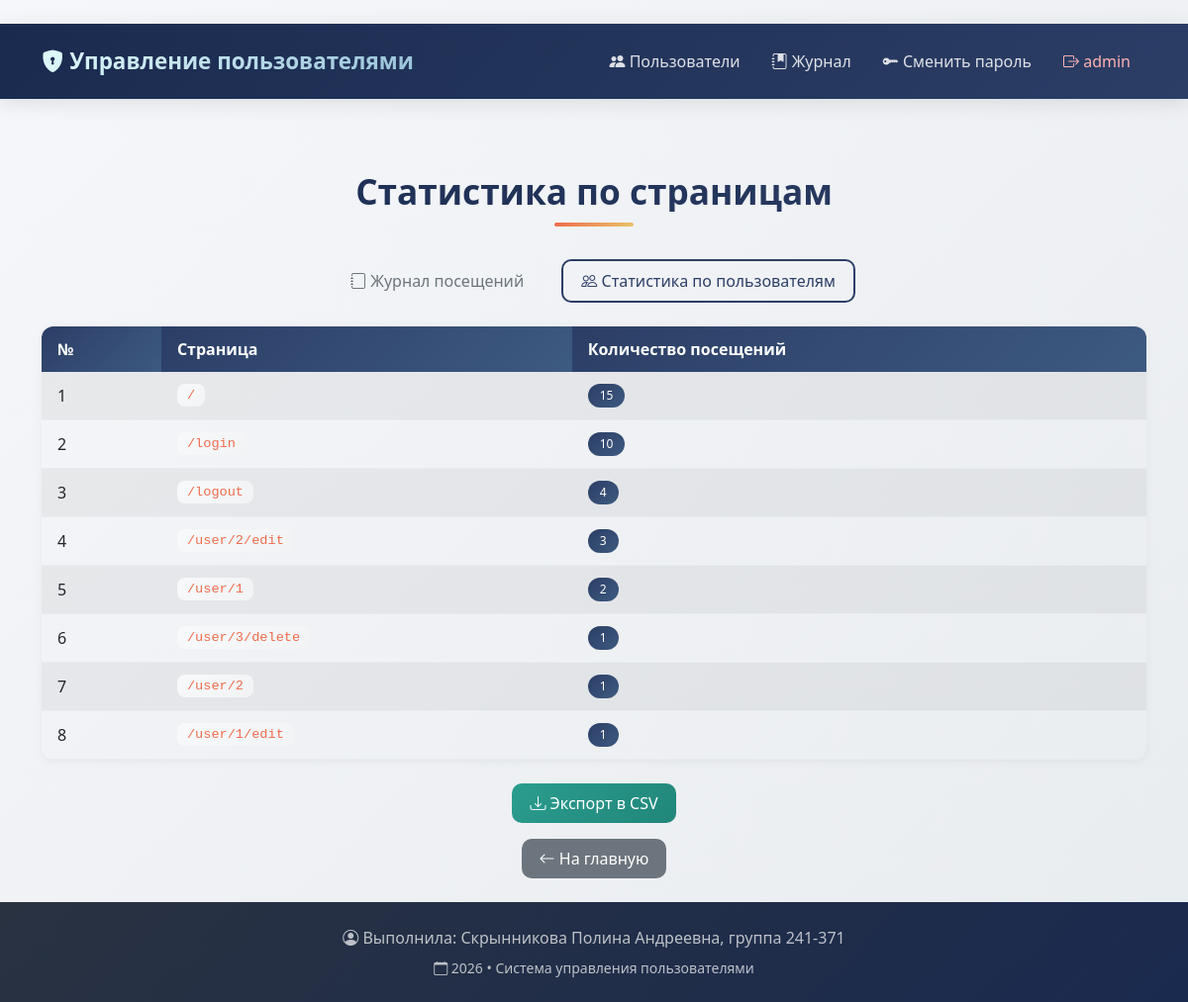
/reports/pages-stats (signed in), run on the app's committed database.
### models.py (models this page shows, shortened)
class User(UserMixin, db.Model):
    __tablename__ = 'users'
    id = db.Column(db.Integer, primary_key=True)
    username = db.Column(db.String(80), unique=True, nullable=False)
    password_hash = db.Column(db.String(200), nullable=False)
    last_name = db.Column(db.String(50))
    first_name = db.Column(db.String(50), nullable=False)
    patronymic = db.Column(db.String(50))
    role_id = db.Column(db.Integer, db.ForeignKey('roles.id'))
    created_at = db.Column(db.DateTime, default=datetime.utcnow)
    role = db.relationship('Role', back_populates='users')

class VisitLog(db.Model):
    __tablename__ = 'visit_logs'
    id = db.Column(db.Integer, primary_key=True)
    path = db.Column(db.String(200), nullable=False)  # Путь до страницы
    user_id = db.Column(db.Integer, db.ForeignKey('users.id'), nullable=True)  # Может быть NULL для гостей
    created_at = db.Column(db.DateTime, default=datetime.utcnow)  # Дата посещения
    user = db.relationship('User', foreign_keys=[user_id])

### reports.py (the view)
@reports_bp.route('/pages-stats')
@login_required
def pages_stats():
    if has_right('reports.view'):  # администратор - все
        stats = db.session.query(
            VisitLog.path,
            func.count(VisitLog.id).label('count')
        ).group_by(VisitLog.path).order_by(desc('count')).all()
    elif has_right('reports.view.self'):  # пользователь - только свои
        stats = db.session.query(
            VisitLog.path,
            func.count(VisitLog.id).label('count')
        ).filter_by(user_id=current_user.id).group_by(VisitLog.path).order_by(desc('count')).all()
    else:
        flash('У вас недостаточно прав для просмотра статистики.', 'danger')
        return redirect(url_for('index'))
    stats_data = []
    for idx, stat in enumerate(stats, start=1):
        stats_data.append({
            'number': idx,
            'path': stat.path if stat.path else '/',
            'count': stat.count
        })
    return render_template('reports/pages_stats.html', title='Статистика по страницам',
                         stats=stats_data)

### app.py (called while the page is built)
@login_manager.user_loader
def load_user(user_id):
    return User.query.get(int(user_id))

@app.before_request
def log_user_visit():
    if request.endpoint and not request.endpoint.startswith('static'):
        if request.endpoint not in ['reports.visit_logs', 'reports.pages_stats', 'reports.users_stats',
                                     'reports.export_pages_stats', 'reports.export_users_stats']:
            try:
                log = VisitLog(
                    path=request.path,
                    user_id=current_user.id if current_user.is_authenticated else None
                )
                db.session.add(log)
                db.session.commit()
            except Exception as e:
                db.session.rollback()
                print(f"Ошибка записи в журнал: {e}")

### rights.py (called while the page is built)
def has_right(right):
    if not current_user.is_authenticated:
        return False
    role_name = current_user.role.name if current_user.role else None
    if not role_name or role_name not in ROLE_RIGHTS:
        return False
    allowed_rights = ROLE_RIGHTS.get(role_name, [])
    return right in allowed_rights

### templates/reports/pages_stats.html
﻿{% extends 'base.html' %}
{% block content %}
<div class="row">
  <div class="col-lg-12">
    <h1 class="my-5 text-center">Статистика по страницам</h1>
    <div class="text-center mb-4">
      <a href="{{ url_for('reports.visit_logs') }}" class="btn btn-outline-secondary mx-2">
        <i class="bi bi-journal"></i> Журнал посещений
      </a>
      <a href="{{ url_for('reports.users_stats') }}" class="btn btn-outline-primary mx-2">
        <i class="bi bi-people"></i> Статистика по пользователям
      </a>
    </div>
    {% if stats %}
      <div class="table-responsive">
        <table class="table table-striped table-hover">
          <thead>
            <tr>
              <th>№</th>
              <th>Страница</th>
              <th>Количество посещений</th>
            </tr>
          </thead>
          <tbody>
            {% for stat in stats %}
              <tr>
                <td>{{ stat.number }}</td>
                <td><code>{{ stat.path }}</code></td>
                <td><span class="badge bg-primary">{{ stat.count }}</span></td>
              </tr>
            {% endfor %}
          </tbody>
        </table>
      </div>
      <div class="text-center mt-4">
        <a href="{{ url_for('reports.export_pages_stats') }}" class="btn btn-success">
          <i class="bi bi-download"></i> Экспорт в CSV
        </a>
      </div>
    {% else %}
      <div class="alert alert-info text-center">
        <i class="bi bi-info-circle"></i> Нет данных для статистики.
      </div>
    {% endif %}
    <div class="text-center mt-3">
      <a href="{{ url_for('index') }}" class="btn btn-secondary">
        <i class="bi bi-arrow-left"></i> На главную
      </a>
    </div>
  </div>
</div>
{% endblock %}

### templates/base.html (shortened to what this page needs)
<!doctype html>
<html lang="ru" class="h-100">
  <head>
    <link href="https://cdn.jsdelivr.net/npm/bootstrap@5.0.2/dist/css/bootstrap.min.css" rel="stylesheet">
    <link rel="stylesheet" href="https://cdn.jsdelivr.net/npm/bootstrap-icons@1.11.3/font/bootstrap-icons.min.css">
    <link rel="stylesheet" href="{{ url_for('static', filename='styles.css') }}">
  </head>
  <body class="d-flex flex-column h-100">
    <header>
      <nav class="navbar navbar-expand-lg navbar-dark">
        <div class="container">
          <a class="navbar-brand" href="{{ url_for('index') }}">
            <i class="bi bi-shield-lock-fill"></i> Управление пользователями
          </a>
          <div class="collapse navbar-collapse" id="navbarSupportedContent">
            <ul class="navbar-nav ms-auto mb-2 mb-lg-0">
              <li class="nav-item">
                <a class="nav-link" href="{{ url_for('index') }}">
                  <i class="bi bi-people-fill"></i> Пользователи
                </a>
              </li>
              {% if current_user.is_authenticated %}
                <li class="nav-item">
                  <a class="nav-link" href="{{ url_for('reports.visit_logs') }}">
                    <i class="bi bi-journal-bookmark-fill"></i> Журнал
                  </a>
                </li>
              {% endif %}
              {% if current_user.is_authenticated %}
                <li class="nav-item">
                  <a class="nav-link" href="{{ url_for('change_password') }}">
                    <i class="bi bi-key-fill"></i> Сменить пароль
                  </a>
                </li>
                <li class="nav-item">
                  <a class="nav-link text-danger" href="{{ url_for('logout') }}">
                    <i class="bi bi-box-arrow-right"></i> {{ current_user.username }}
                  </a>
                </li>
              {% else %}
                <li class="nav-item">
                  <a class="nav-link btn btn-outline-light" href="{{ url_for('login') }}">
                    <i class="bi bi-box-arrow-in-right"></i> Войти
                  </a>
                </li>
              {% endif %}
            </ul>
          </div>
        </div>
      </nav>
    </header>
    <main class="flex-shrink-0 my-4">
      <div class="container">
        {% block content %}{% endblock %}
      </div>
    </main>
    <footer class="footer mt-auto py-4">
      <div class="container text-center">
        <span>
          <i class="bi bi-person-circle"></i> Выполнила: Скрынникова Полина Андреевна, группа 241-371
        </span>
        <br>
        <small class="mt-2 d-block">
          <i class="bi bi-calendar"></i> 2026 • Система управления пользователями
        </small>
      </div>
    </footer>
  </body>
</html>

### static/styles.css (style rules this page uses)
:root { --primary-dark: #1a2a4f; --primary: #2c3e66; --primary-light: #3d5a80; --secondary: #98c1d9; --accent: #e0fbfc; --highlight: #ee6c4d; --success: #2a9d8f; --warning: #e9c46a; --danger: #e63946; --dark: #293241; --light: #f8f9fa; }
body { font-size: 1rem; background: linear-gradient(135deg, #f5f7fa 0%, #e9ecef 100%); font-family: 'Segoe UI', Tahoma, Geneva, Verdana, sans-serif; }
.table-responsive { max-height: 600px; overflow: auto; border-radius: 12px; box-shadow: 0 2px 10px rgba(0, 0, 0, 0.05); }
.table { margin-bottom: 0; }
.table thead th { background: linear-gradient(135deg, var(--primary) 0%, var(--primary-light) 100%); color: white; font-weight: 600; border: none; padding: 12px 16px; position: sticky; top: 0; }
.table tbody tr { transition: background-color 0.2s ease; }
.table tbody td { padding: 12px 16px; vertical-align: middle; border-bottom: 1px solid #e9ecef; }
code { background: linear-gradient(135deg, #f8f9fa 0%, #f1f3f5 100%); padding: 4px 10px; border-radius: 8px; color: var(--highlight); font-size: 0.85rem; font-weight: 500; }
.btn { border-radius: 10px; margin: 0 4px; padding: 8px 18px; font-weight: 500; transition: all 0.3s ease; border: none; }
.btn-success { background: linear-gradient(135deg, var(--success) 0%, #21867a 100%); }
.btn-outline-primary { background: transparent; border: 2px solid var(--primary); color: var(--primary); }
.navbar { background: linear-gradient(135deg, var(--primary-dark) 0%, var(--primary) 100%) !important; padding: 1rem 0; box-shadow: 0 4px 20px rgba(0, 0, 0, 0.1); }
.navbar-brand { font-weight: 700; font-size: 1.4rem; background: linear-gradient(135deg, var(--accent) 0%, var(--secondary) 100%); -webkit-background-clip: text; background-clip: text; color: transparent !important; }
.nav-link { color: rgba(255, 255, 255, 0.85) !important; font-weight: 500; transition: all 0.3s ease; border-radius: 8px; padding: 8px 16px !important; }
.nav-link.text-danger { color: #ffb3b3 !important; }
.footer { background: linear-gradient(135deg, var(--dark) 0%, var(--primary-dark) 100%) !important; color: rgba(255, 255, 255, 0.7); border-top: none !important; padding: 1.5rem 0 !important; }
.badge { padding: 6px 12px; border-radius: 20px; font-weight: 500; }
.badge.bg-primary { background: linear-gradient(135deg, var(--primary) 0%, var(--primary-light) 100%) !important; }
.card, .alert, .table-responsive { animation: fadeIn 0.5s ease-out; }
h1.my-5 { background: linear-gradient(135deg, var(--primary-dark) 0%, var(--primary) 100%); -webkit-background-clip: text; background-clip: text; color: transparent; font-weight: 700; font-size: 2.2rem; position: relative; display: inline-block; text-align: center; width: 100%; }
h1.my-5:after { content: ''; position: absolute; bottom: -15px; left: 50%; transform: translateX(-50%); width: 80px; height: 4px; background: linear-gradient(135deg, var(--highlight) 0%, var(--warning) 100%); border-radius: 2px; }

### data on the page
User: username "admin"
VisitLog: number "2", path "/login", count "10"

### other printed values
{{ stat.number }} "1" "3" "4" "5" "6" "7" "8"
{{ stat.path }} "/" "/logout" "/user/2/edit" "/user/1" "/user/3/delete" "/user/2" "/user/1/edit"
{{ stat.count }} "15" "4" "3" "2" "1" "1" "1"
